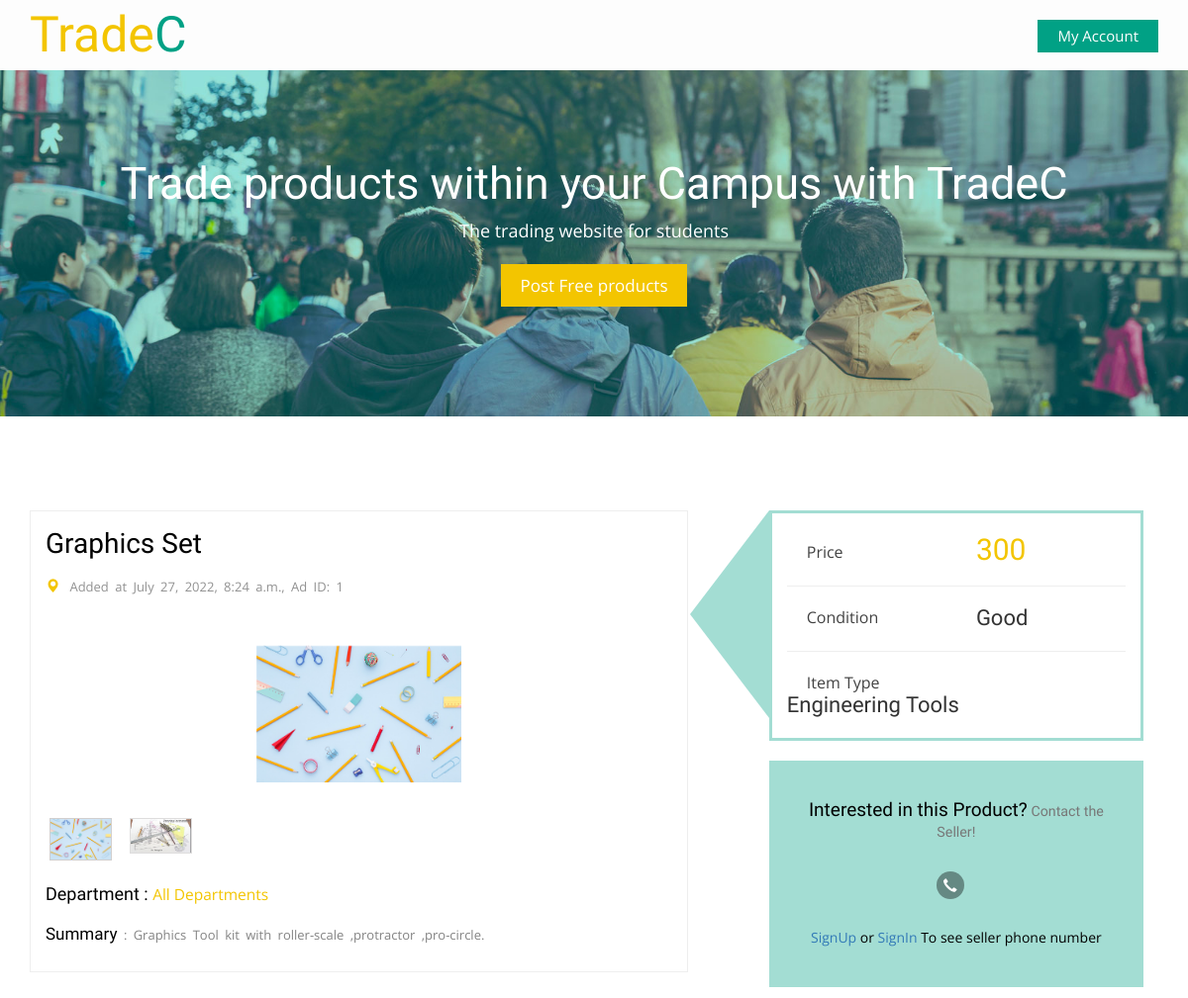
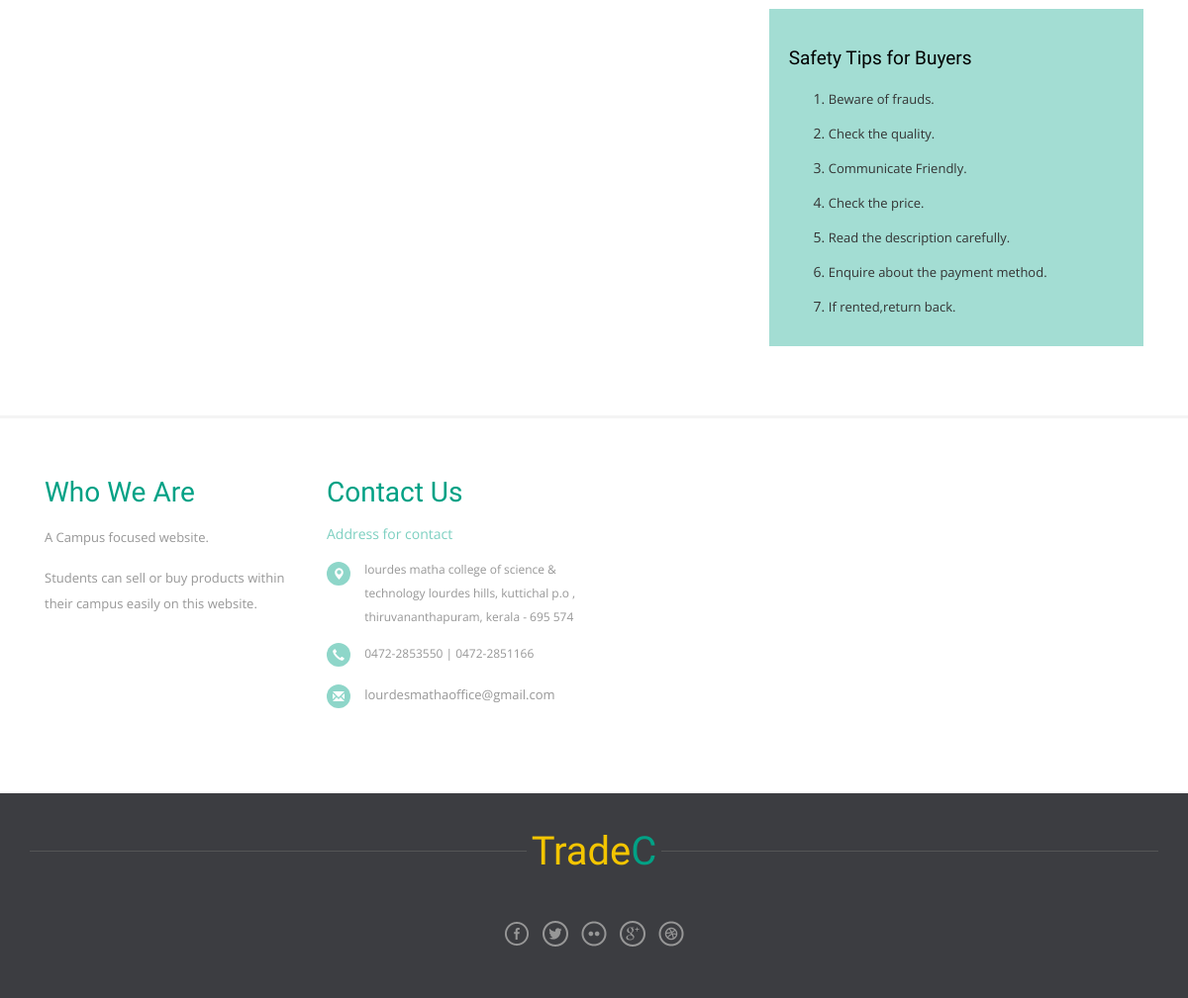
Page /graphics-set on the committed database (2 pictures, top to bottom).
### product/models.py (models this page shows, shortened)
class Product(models.Model):
    CONDITION_TYPE =(
        ('Good','Good'),
        ('Little Damaged','Little Damaged'),
    )
    def get_image_path(instance,filename):
        name, ext = filename.split('.')
        image_path = 'product_photos/{prod_name}/{photo_name}.{ext}'.format(prod_name=instance.name,photo_name=name,ext=ext)
        return image_path
    name = models.CharField(max_length=100)
    description = models.TextField(max_length=500)
    condition = models.CharField(max_length=100,choices=CONDITION_TYPE)
    price = models.IntegerField()
    owner = models.ForeignKey(User,on_delete=models.CASCADE)
    created = models.DateTimeField(default = timezone.now)
    category = models.ForeignKey('Category',on_delete=models.SET_NULL,null=True)
    brand = models.ForeignKey('Brand',on_delete=models.SET_NULL,null=True)
    photo_main = models.ImageField(upload_to=get_image_path)
    photo_1 = models.ImageField(upload_to=get_image_path,blank=True)
    photo_2 = models.ImageField(upload_to=get_image_path,blank=True)
    photo_3 = models.ImageField(upload_to=get_image_path,blank=True)
    photo_4 = models.ImageField(upload_to=get_image_path,blank=True)
    photo_5 = models.ImageField(upload_to=get_image_path,blank=True)
    photo_6 = models.ImageField(upload_to=get_image_path,blank=True)
    slug = models.SlugField(blank=True,null=True)
    isTrending = models.BooleanField(default=False)
    class Meta:
        verbose_name = 'Product'
        verbose_name_plural = 'Products'

class Brand(models.Model):
    name = models.CharField(max_length=50)
    class Meta:
        verbose_name = 'Brand'
        verbose_name_plural = 'Brands'

class Category(models.Model):
    name = models.CharField(max_length=50)
    image = models.ImageField(upload_to='category_images/',blank=True,null=True)
    slug = models.SlugField(blank=True,null=True)
    def __str__(self):
        return self.name
    class Meta:
        verbose_name = 'Category'
        verbose_name_plural = 'Categories'

### product/views.py (the view)
# urls.py: path('<slug:product_slug>', views.product_detail,name='product_detail'),
def product_detail(request,product_slug):
    try:
        product = Product.objects.get(slug=product_slug)
    except Product.DoesNotExist:
        raise ('product does not exist')
    return render(request,'product/detail.html',{'product':product})

### product/templatetags/product_tags.py (called while the page is built)
@register.filter
def hash_Phone(phone):
    for index,val in enumerate(phone):
        phone = phone.replace(val,'X')
    return phone

### templates/product/detail.html (shortened to what this page needs)
{% extends 'base.html' %}
{% load product_tags %}
{% load static %}
{% block content %}
<link href="{% static 'css/jquery.uls.css' %}" rel="stylesheet"/>
<link href="{% static 'css/jquery.uls.grid.css' %}" rel="stylesheet"/>
<link href="{% static 'css/jquery.uls.lcd.css' %}" rel="stylesheet"/>
<link rel="stylesheet" href="css/flexslider.css" media="screen" />
	<div class="single-page main-grid-border">
		<div class="container">
			<div class="product-desc">
				<div class="col-md-7 product-view">
					<h2>{{ product.name }}</h2>
					<p> <i class="glyphicon glyphicon-map-marker"></i> Added at {{product.created}}, Ad ID: {{product.id}}</p>
					<div class="flexslider">
						<ul class="slides">
							{% if product.photo_main %}
								<li data-thumb="{{ product.photo_main.url }}">
									<img src="{{ product.photo_main.url }}" />
								</li>
							{% endif %}
						</ul>
					</div>
					<link rel="stylesheet" href="{% static 'css/flexslider.css' %}" type="text/css" media="screen" />
					<div class="product-details">
						<h4>Department : <a href="#">{{product.brand.name}}</a></h4>
						<p><strong>Summary</strong> : {{product.description}}</p>
					</div>
				</div>
				<div class="col-md-5 product-details-grid">
					<div class="item-price">
						<div class="product-price">
							<p class="p-price">Price</p>
							<h3 class="rate">{{product.price}}</h3>
							<div class="clearfix"></div>
						</div>
						<div class="condition">
							<p class="p-price">Condition</p>
							<h4>{{product.condition}}</h4>
							<div class="clearfix"></div>
						</div>
						<div class="itemtype">
							<p class="p-price">Item Type</p>
							<h4>{{product.category}}</h4>
							<div class="clearfix"></div>
						</div>
					</div>
					<div class="interested text-center">
						<h4>Interested in this Product?<small> Contact the Seller!</small></h4>
						{% if user.is_authenticated %}
							<p><i class="glyphicon glyphicon-earphone"></i>{{ product.owner.profile.phone }}</p>
						{% else %}
							<p><i class="glyphicon glyphicon-earphone"></i>{{ product.owner.profile.phone|hash_Phone }}</p>
							<p><a href="{% url 'accounts:register' %}">SignUp</a> or <a href="{% url 'accounts:login' %}">SignIn</a> To see seller phone number</p>
						{% endif %}
					</div>
						<div class="tips">
						<h4>Safety Tips for Buyers</h4>
						<ol>
							<li><a href="#">Beware of frauds.</a></li>
							<li><a href="#">Check the quality.</a></li>
							<li><a href="#">Communicate Friendly.</a></li>
							<li><a href="#">Check the price.</a></li>
							<li><a href="#">Read the description carefully.</a></li>
							<li><a href="#">Enquire about the payment method.</a></li>
							<li><a href="#">If rented,return back.</a></li>
						</ol>
						</div>
				</div>
			<div class="clearfix"></div>
			</div>
		</div>
	</div>
{% endblock %}

### static/css/flexslider.css (style rules this page uses)
.slides, .slides > li, .flex-control-nav, .flex-direction-nav { margin: 0; padding: 0; list-style: none; }
.flexslider { margin: 0; padding: 0; }
.flexslider .slides > li { display: none; -webkit-backface-visibility: hidden; }
.flexslider .slides img { width: 100%; display: block; }
.flexslider .slides:after { content: "\0020"; display: block; clear: both; visibility: hidden; line-height: 0; height: 0; }
.flexslider { margin: 0 0 20px; background: #ffffff; border: 4px solid #ffffff; position: relative; zoom: 1; -webkit-border-radius: 4px; -moz-border-radius: 4px; border-radius: 4px; -webkit-box-shadow: '' 0 1px 4px rgba(0, 0, 0, 0.2); -moz-box-shadow: '' 0 1px 4px rgba(0, 0, 0, 0.2); -o-box-shadow: '' 0 1px 4px rgba(0, 0, 0, 0.2); box-shadow: '' 0 1px 4px rgba(0, 0, 0, 0.2); }
.flexslider .slides { zoom: 1; }
.flexslider .slides img { height: auto; width: 33%; margin: 5% auto; }

### rows in the picture
Product: name "Graphics Set", created "July 27, 2022, 8:24 a.m.", id "1", photo_main (picture), brand.name "All Departments", description "Graphics Tool kit with roller-scale ,protractor ,pro-circle.", price "300", condition "Good", category "Engineering Tools"
